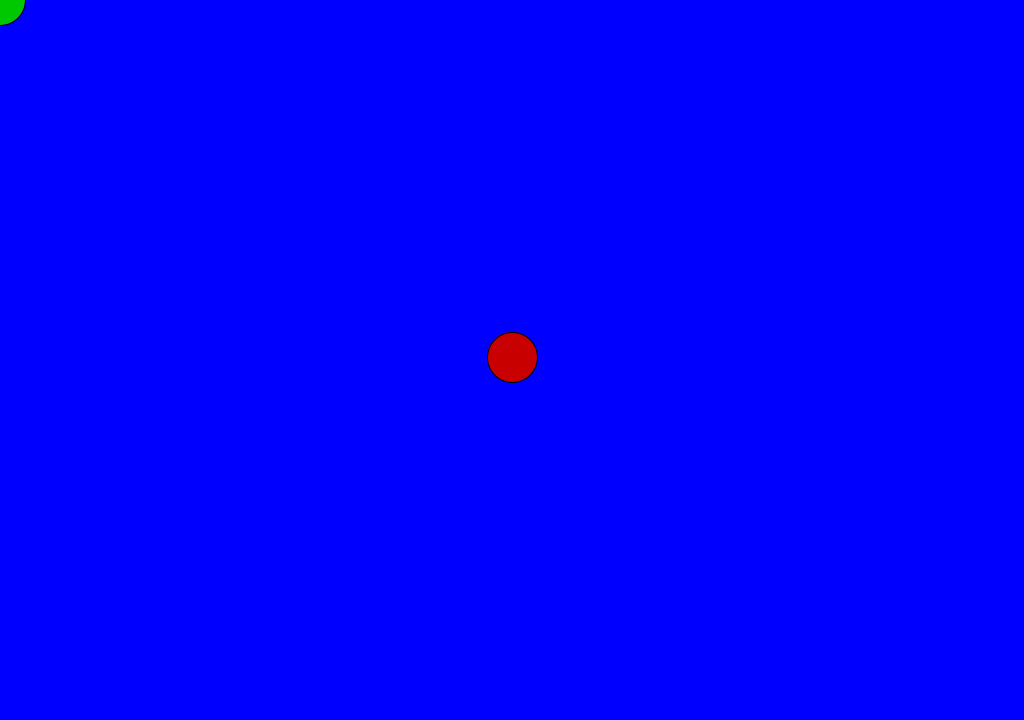
Frame 1 (no input)
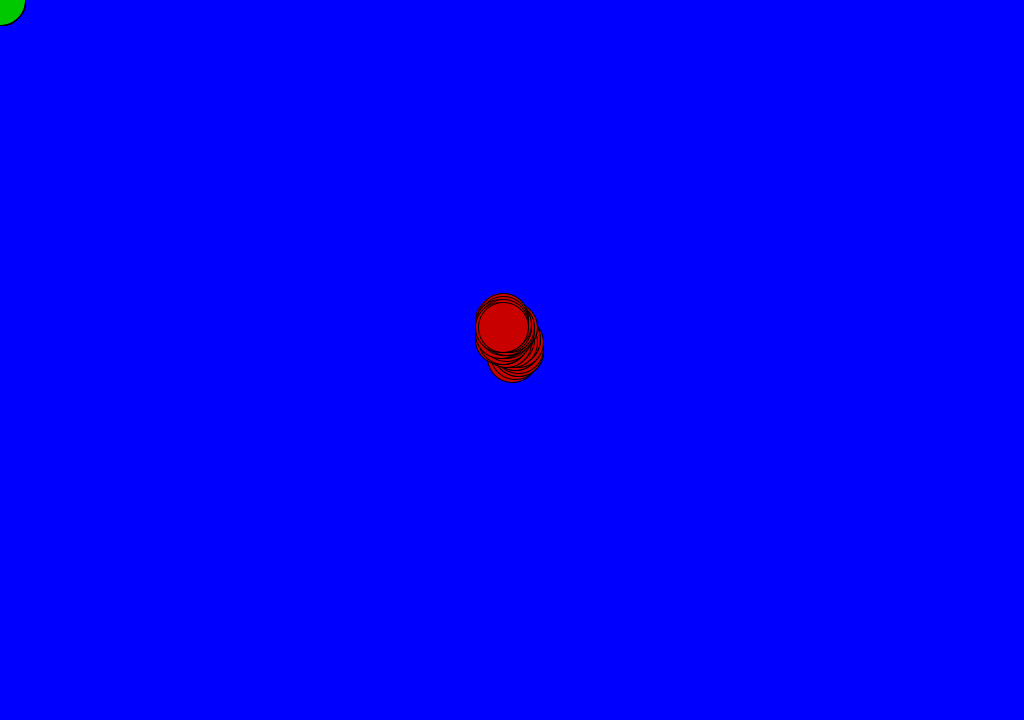
Frame 60 (the mouse pressed at the canvas centre just before this capture)
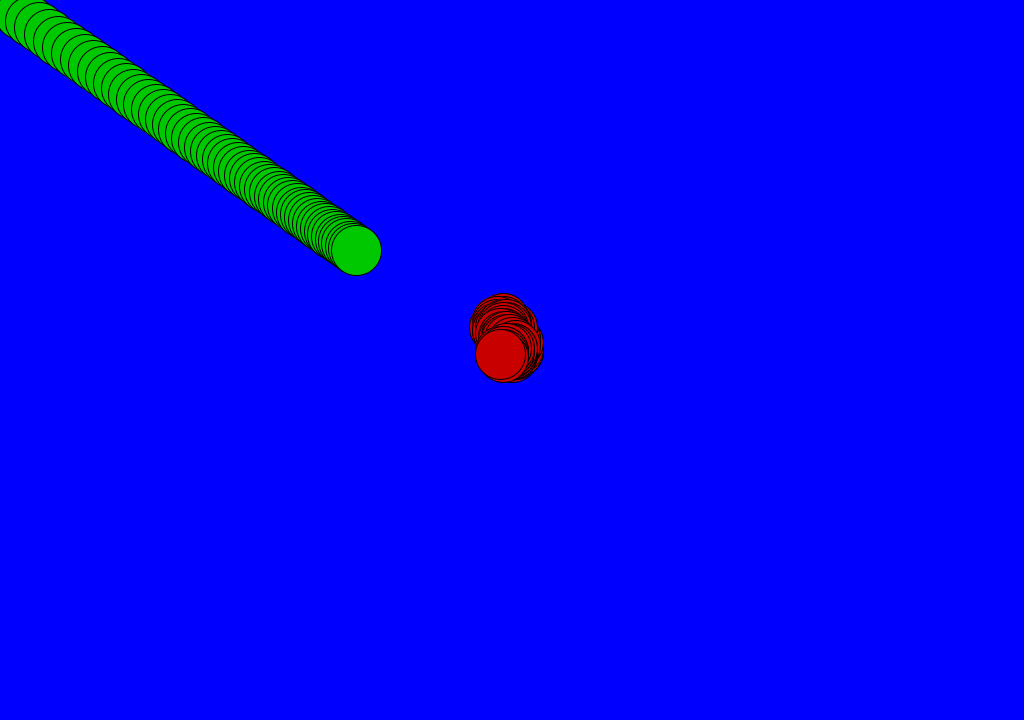
Frame 120 (the mouse held since frame 60 and released just before this capture)

The Processing sketch that drew these frames (run headless with seeded random() and noise(); from frame 60 on, the mouse is pressed at the canvas centre):

// Processing sketch: Wasserrutsche
// ── Wasserrutsche.pde
Walker w;

int mysize = 50;
float xpos = 0;
float ypos = 0;

void setup()
{
  size(1024, 720);
  background(0, 0, 255);
  smooth();
  
  w = new Walker();
}

void draw()
{
  fill(0, 200, 0);
  ellipse(xpos, ypos, mysize, mysize);


  w.step();
  w.display();
  println(w.x,w.y);
  xpos = xpos + (mouseX - xpos)/50.0;
  ypos = ypos + (mouseY - ypos)/50.0;
}

void mousePressed() {
}

void mouseMoved() {

  //  if(mouseX < width/2) {
  //   mysize = mysize + 5; }
}
// ── Walker.pde
class Walker {
  float x, y;

  Walker() {
    x = width/2;
    y = height/2;
  }

  void display() {
    stroke (0);
    fill(200,0,0);
    ellipse(x, y,50,50);
  }

  void step() {
    int stepx = int(random(3))-1; //yields -1,0 or 1
    int stepy = int(random(3))-1;
    x += stepx*3;
    y += stepy*3;
    x = constrain(x, 0, width-1);
    y = constrain(y, 0, height-1);
  }
}
